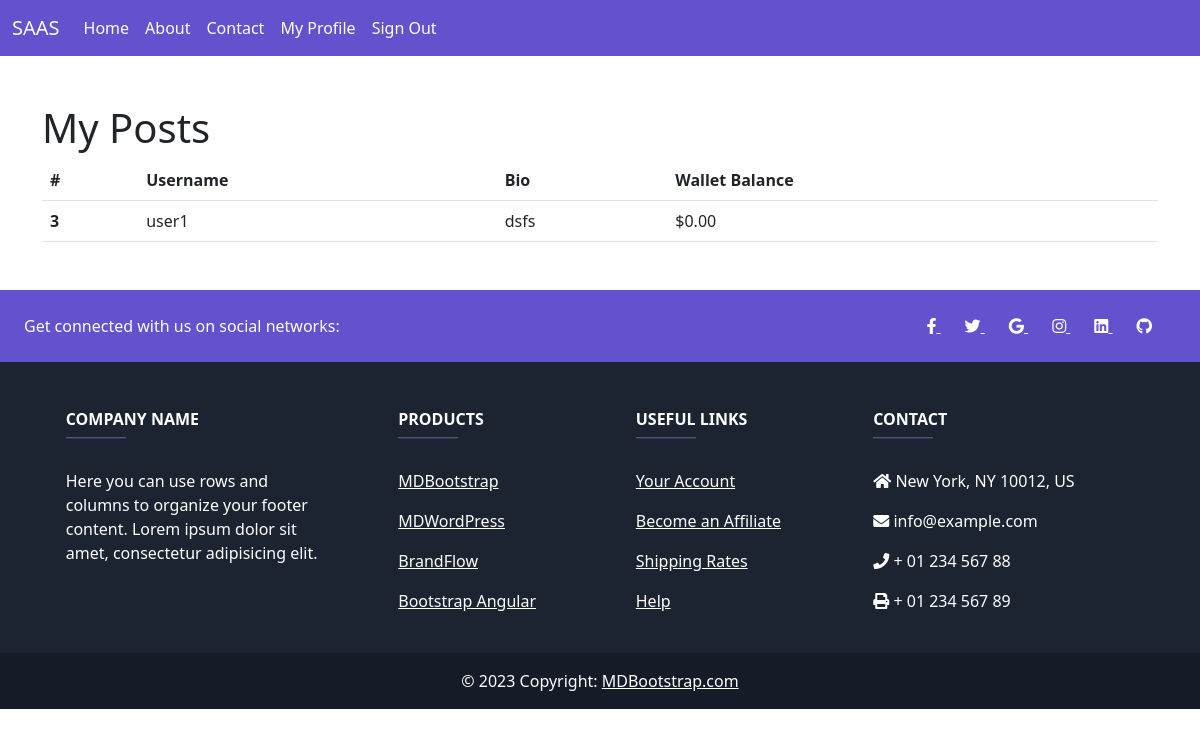
Page /details/ (signed in) on the earlier database version.
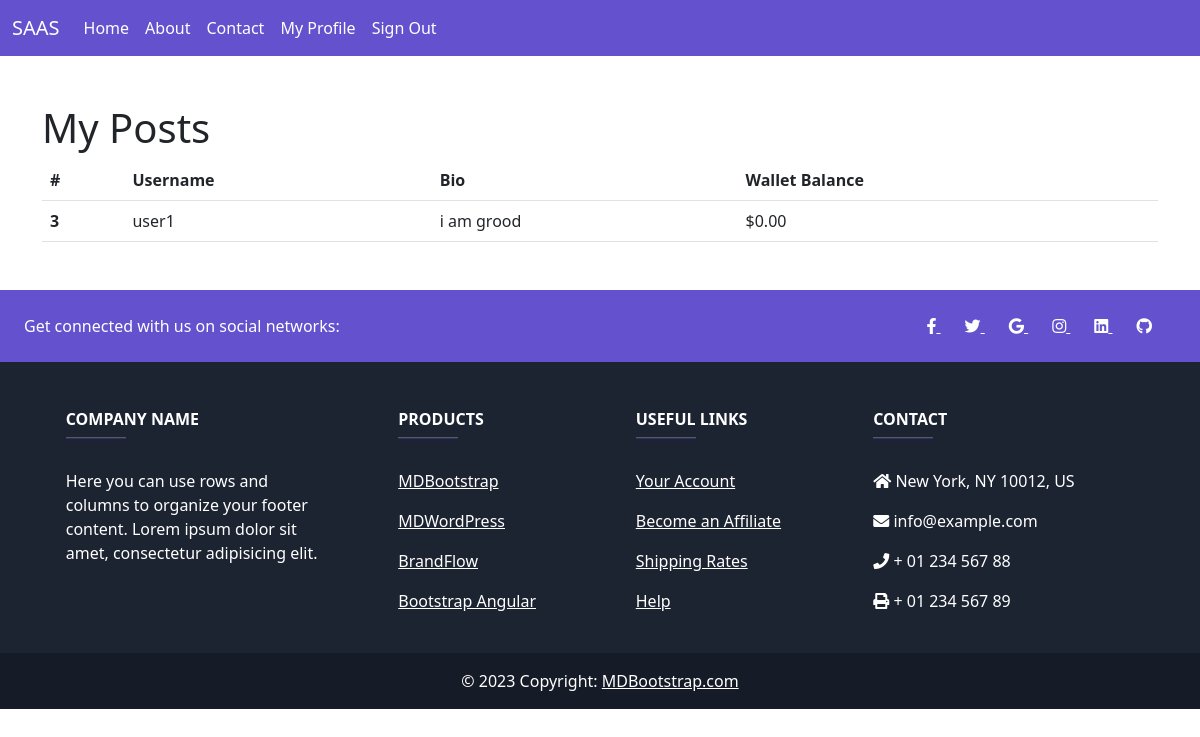
Same page on the later database version.
### wallets/models.py (models this page shows, shortened)
class UserProfile(models.Model):
    user = models.OneToOneField(User, on_delete=models.CASCADE)
    bio = models.TextField(blank=True)
    wallet_balance = models.DecimalField(max_digits=10, decimal_places=2, default=0.0)

### wallets/views.py (the view)
# urls.py: path('details/', second_page, name='second_page'),
@login_required
def second_page(request):
    try:
        user_details = UserProfile.objects.get(user=request.user)
    except UserProfile.DoesNotExist:
        user_details = None
    context = {'user_details': user_details}
    return render(request, 'details.html', context)

### templates/details.html
{% extends 'base.html' %}
{% block content %}
<div class="container mt-5">
    <h1>My Posts</h1>
    <table class="table">
        <thead>
          <tr>
            <th scope="col">#</th>
            <th scope="col">Username</th>
            <th scope="col">Bio</th>
            <th scope="col">Wallet Balance</th>
          </tr>
        </thead>
        <tbody>
          <tr>
            <th scope="row">{{ user.id }}</th>
            <td>{{ user_details.user.username }}</td>
            <td>{{ user_details.bio }}</td>
            <td>${{ user_details.wallet_balance }}</td>
          </tr>
        </tbody>
      </table>
</div>
{% endblock content %}

### templates/base.html (shortened to what this page needs)
<!DOCTYPE html>
<html lang="en">
<head>
    <link href="https://cdn.jsdelivr.net/npm/bootstrap@5.3.0/dist/css/bootstrap.min.css" rel="stylesheet">
    <link rel="stylesheet" href="https://cdnjs.cloudflare.com/ajax/libs/font-awesome/4.7.0/css/font-awesome.min.css">
    <link rel="stylesheet" href="https://cdnjs.cloudflare.com/ajax/libs/font-awesome/5.15.3/css/all.min.css">
</head>
<body>
    <nav class="navbar navbar-expand-lg navbar-dark " style="background-color: #6351ce">
        <div class="container-fluid" >
            <a class="navbar-brand" href="#">SAAS</a>
            <div class="collapse navbar-collapse" id="navbarNav">
                <ul class="navbar-nav">
                    <li class="nav-item">
                        <a class="nav-link text-white" href="{% url 'home' %}">Home</a>
                    </li>
                    <li class="nav-item">
                        <a class="nav-link text-white" href="#">About</a>
                    </li>
                    <li class="nav-item">
                        <a class="nav-link text-white" href="#">Contact</a>
                    </li>
                    {% if user.is_authenticated %}
                    <li class="nav-item">
                      <a class="nav-link text-white" href="{% url 'second_page' %}">My Profile</a>
                  </li>
                  {%endif%}
                  {% if user.is_authenticated %}
                  <li class="nav-item">
                    <a class="nav-link text-white" href="{% url 'logout' %}">Sign Out</a>
                </li>
                {% endif %}
                </ul>
            </div>
        </div>
    </nav>
    <div class=" ">
        {% block content %}{% endblock %}
    </div>
<div class=" my-5">
    <footer
            class="text-center text-lg-start text-white"
            style="background-color: #1c2331"
            >
      <section
               class="d-flex justify-content-between p-4"
               style="background-color: #6351ce"
               >
        <div class="me-5">
          <span>Get connected with us on social networks:</span>
        </div>
        <div>
          <a href="" class="text-white me-4">
            <i class="fab fa-facebook-f"></i>
          </a>
          <a href="" class="text-white me-4">
            <i class="fab fa-twitter"></i>
          </a>
          <a href="" class="text-white me-4">
            <i class="fab fa-google"></i>
          </a>
          <a href="" class="text-white me-4">
            <i class="fab fa-instagram"></i>
          </a>
          <a href="" class="text-white me-4">
            <i class="fab fa-linkedin"></i>
          </a>
          <a href="" class="text-white me-4">
            <i class="fab fa-github"></i>
          </a>
        </div>
      </section>
      <section class="">
        <div class="container text-center text-md-start mt-5">
          <div class="row mt-3">
            <div class="col-md-3 col-lg-4 col-xl-3 mx-auto mb-4">
              <h6 class="text-uppercase fw-bold">Company name</h6>
              <hr
                  class="mb-4 mt-0 d-inline-block mx-auto"
                  style="width: 60px; background-color: #7c4dff; height: 2px"
                  />
              <p>
                Here you can use rows and columns to organize your footer
                content. Lorem ipsum dolor sit amet, consectetur adipisicing
                elit.
              </p>
            </div>
            <div class="col-md-2 col-lg-2 col-xl-2 mx-auto mb-4">
              <h6 class="text-uppercase fw-bold">Products</h6>
              <hr
                  class="mb-4 mt-0 d-inline-block mx-auto"
                  style="width: 60px; background-color: #7c4dff; height: 2px"
                  />
              <p>
                <a href="#!" class="text-white">MDBootstrap</a>
              </p>
              <p>
                <a href="#!" class="text-white">MDWordPress</a>
              </p>
              <p>
                <a href="#!" class="text-white">BrandFlow</a>
              </p>
              <p>
                <a href="#!" class="text-white">Bootstrap Angular</a>
              </p>
            </div>
            <div class="col-md-3 col-lg-2 col-xl-2 mx-auto mb-4">
              <h6 class="text-uppercase fw-bold">Useful links</h6>
              <hr
                  class="mb-4 mt-0 d-inline-block mx-auto"
                  style="width: 60px; background-color: #7c4dff; height: 2px"
                  />
              <p>
                <a href="#!" class="text-white">Your Account</a>
              </p>
              <p>
                <a href="#!" class="text-white">Become an Affiliate</a>
              </p>
              <p>
                <a href="#!" class="text-white">Shipping Rates</a>
              </p>
              <p>
                <a href="#!" class="text-white">Help</a>
              </p>
            </div>
            <div class="col-md-4 col-lg-3 col-xl-3 mx-auto mb-md-0 mb-4">
              <h6 class="text-uppercase fw-bold">Contact</h6>
              <hr
                  class="mb-4 mt-0 d-inline-block mx-auto"
                  style="width: 60px; background-color: #7c4dff; height: 2px"
                  />
              <p><i class="fas fa-home mr-3"></i> New York, NY 10012, US</p>
              <p><i class="fas fa-envelope mr-3"></i> info@example.com</p>
              <p><i class="fas fa-phone mr-3"></i> + 01 234 567 88</p>
              <p><i class="fas fa-print mr-3"></i> + 01 234 567 89</p>
            </div>
          </div>
        </div>
      </section>
      <div
           class="text-center p-3"
           style="background-color: rgba(0, 0, 0, 0.2)"
           >
        © 2023 Copyright:
        <a class="text-white" href="https://mdbootstrap.com/"
           >MDBootstrap.com</a
          >
      </div>
    </footer>
  </div>
</body>
</html>

Differences in the rows shown:
changed UserProfile "user1": bio "dsfs" → "i am grood"
